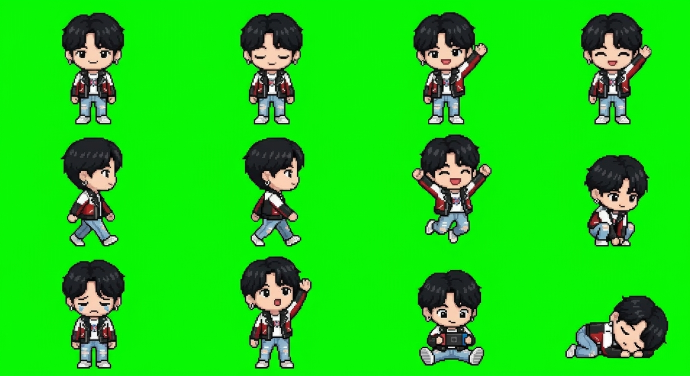
#> input picture personnages/jungkook/tenues/1-seven/planche.png, 1380 x 752 px, given in place of planche-1.png, which was not available (shown at 1/2 size); the run also reads 3 pictures not shown here
$ python construire_atlas.py
#> lines starting #> are read from the running program, lines starting #| are printed output that depends on the picture; after the words box and inside, x2 and y2 are one past the last pixel; in counts of white or black regions, pixels touching at a corner belong together; pictures that were not available may be replaced by others from this repository, and a replacement may not be noted
"""Construit l'atlas d'animation de chaque mascotte a partir de sa planche de poses generee par l'IA.

Entree  : une planche de 12 poses sur fond vert, grille 4 x 3
          (sources/planche-1.png pour Claude, personnages/<nom>/planche.png pour les autres)
          et, pour une star, une seconde planche planche2.png : bisous, coeurs, danse et chant
Sorties : l'atlas (8 colonnes x 10 lignes, 14 avec la seconde planche, cases de 192x208), l'icone,
          deux apercus de controle (assets/ et sources/ pour Claude, personnages/<nom>/ pour les autres)
          et, avec la seconde planche, les petits dessins qui s'envolent (particules.png)

Usage : python outils/construire_atlas.py [nom ...]      (sans nom : toutes les mascottes)
"""
import sys
from pathlib import Path

import numpy as np
from PIL import Image, ImageFilter

RACINE = Path(__file__).resolve().parent.parent

CASE_L, CASE_H = 192, 208      # case de l'atlas (contrat des pets Codex)
SOL = 200                      # ligne du sol (bas des pieds) dans la case
HAUTEUR = 132                  # hauteur de la pose de repos dans la case

POSES = ["repos", "clin", "salut_a", "salut_b", "marche_a", "marche_b",
         "saut", "accroupi", "rate", "attente", "travail", "revue"]

# seconde planche (facultative) : la premiere pose, debout comme au repos, sert de repere de taille
POSES2 = ["repere", "bisou_a", "bisou_b", "coeur_a", "coeur_b",
          "danse_a", "danse_b", "danse_c", "danse_d", "danse_e", "chant_a", "chant_b"]

# (nom, durees en ms) : les 9 premieres lignes ont les memes rythmes que les pets Codex,
# la dixieme donne la pose en l'air, tournee a droite puis a gauche
ETATS = [
    ("idle", [280, 110, 110, 140, 140, 320]),
    ("running-right", [120] * 7 + [220]),
    ("running-left", [120] * 7 + [220]),
    ("waving", [140, 140, 140, 280]),
    ("jumping", [140, 140, 140, 140, 280]),
    ("failed", [140] * 7 + [240]),
    ("waiting", [150] * 5 + [260]),
    ("running", [120] * 5 + [220]),
    ("review", [150] * 5 + [280]),
    ("air", [400, 400]),
    # lignes 10 a 13, avec la seconde planche
    ("kiss", [240, 260, 380, 650]),
    ("heart", [300, 300, 330, 520]),
    ("dance", [250] * 8),
    ("sing", [250] * 8),
]


# poses a reprendre dans planche-retouche.png (le chat saluait avec une patte en trop)
RETOUCHES = {"chat": ("salut_a", "salut_b")}
RETOUCHES2 = ("danse_d",)


def personnages():
    liste = {"claude": dict(planche=RACINE / "sources" / "planche-1.png", atlas=RACINE / "assets" / "claude-atlas.png",
                            icone=RACINE / "assets" / "icone.ico", apercus=RACINE / "sources", clin=clin_visiere)}
    for dossier in sorted((RACINE / "personnages").iterdir()):
        sorties = dict(atlas=dossier / "atlas.png", icone=dossier / "icone.ico", apercus=dossier)
        if dossier.name != "claude" and (dossier / "planche.png").exists():
            liste[dossier.name] = dict(planche=dossier / "planche.png", clin=clin_difference, **sorties)
        elif (dossier / "planche-nes.png").exists():
            liste[dossier.name] = dict(planche=dossier / "planche-nes.png", formes=NES_FORMES, **sorties)
    return liste


# ------------------------------------------------- sprites 8 bits tout faits
# Planche de Super Mario Bros (NES) : la moitie droite regarde a droite. Les sprites sont agrandis
# sans lissage pour garder leurs gros pixels nets : 6 pixels de case par pixel d'origine, ce qui
# laisse le grand Mario (32 pixels de haut) tenir dans une case.
NES_GROS = 16          # agrandissement des sprites avant mise en case
NES_ECHELLE = 0.375    # puis reduction exacte : 16 x 0.375 = 6
NES_TUILE = 96         # un bloc de 16 pixels a la meme echelle

# Une forme = une bande de la planche (y) et, pour chaque pose, (colonne, rangee) parmi ses sprites.
# Suffixe du fichier d'atlas : "" petit Mario, "2" grand Mario, "3" Mario de feu.
NES_FORMES = {
    "": dict(y=(0, 48), poses={"repos": (0, 0), "marche_a": (1, 0), "marche_c": (2, 0), "marche_b": (3, 0),
                               "attente": (4, 0), "saut": (5, 0), "rate": (6, 0), "travail": (4, 1), "travail_b": (5, 1)}),
    "2": dict(y=(52, 85), poses={"repos": (0, 0), "marche_a": (1, 0), "marche_c": (2, 0), "marche_b": (3, 0),
                                 "attente": (4, 0), "saut": (5, 0), "accroupi": (6, 0)}),
    "3": dict(y=(122, 155), poses={"repos": (0, 0), "marche_a": (1, 0), "marche_c": (2, 0), "marche_b": (3, 0),
                                   "attente": (5, 0), "saut": (6, 0), "accroupi": (7, 0)}),
}


# [45 lines left out: functions sprites_nes, objets_nes, not called in this run]


# ---------------------------------------------------------------- decoupage
def masque_fond(a):
    r, g, b = a[..., 0].astype(int), a[..., 1].astype(int), a[..., 2].astype(int)
    return (g - np.maximum(r, b)) > 60


def bandes(profil, mini=12):
    """Intervalles [debut, fin) ou le profil booleen est vrai, en ignorant les miettes."""
    res, debut = [], None
    for i, v in enumerate(list(profil) + [False]):
        if v and debut is None:
            debut = i
        elif not v and debut is not None:
            if i - debut >= mini:
                res.append((debut, i))
            debut = None
    return res


def decouper(a):
    plein = ~masque_fond(a)
    boites = []
    for y0, y1 in bandes(plein.any(axis=1)):
        for x0, x1 in bandes(plein[y0:y1].any(axis=0)):
            ys = np.where(plein[y0:y1, x0:x1].any(axis=1))[0]
            boites.append((x0, y0 + ys[0], x1, y0 + ys[-1] + 1))
    # un filigrane ou une miette dans un coin n'est pas une pose : on ecarte ce qui est bien plus petit que les autres
    aires = [(x1 - x0) * (y1 - y0) for x0, y0, x1, y1 in boites]
    return [b for b, aire in zip(boites, aires) if aire > 0.15 * np.median(aires)]


def detourer(a, boite):
    """Sprite RGBA a la resolution d'origine, fond vert retire et reflets verts neutralises."""
    x0, y0, x1, y1 = boite
    crop = a[y0:y1, x0:x1].copy()
    fond = masque_fond(crop)
    plafond = np.maximum(crop[..., 0], crop[..., 2])
    crop[..., 1] = np.minimum(crop[..., 1], plafond)      # aucun personnage n'a de vert dominant
    rgba = np.dstack([crop, np.where(fond, 0, 255).astype(np.uint8)])
    rgba[fond, :3] = 0
    return rgba


# ------------------------------------------------------------------ clin d'oeil
# L'IA redessine tout le corps dans la pose "yeux fermes". Pour que le corps ne tremble pas a chaque
# clin d'oeil, on garde celui de la pose de repos et on n'y reporte que les yeux.
def filtrer(masque, filtre, taille):
    im = Image.fromarray((masque * 255).astype(np.uint8)).filter(filtre(taille))
    return np.asarray(im) > 127


def dilater(masque, rayon):
    return filtrer(masque, ImageFilter.MaxFilter, 2 * rayon + 1)


def boite_visiere(s):
    """Rectangle englobant de la visiere : la tache sombre qui contient le milieu du visage.
    (Le contour du corps est sombre lui aussi, d'ou le remplissage de proche en proche.)"""
    r, g, b = (s[..., i].astype(int) for i in range(3))
    sombre = (s[..., 3] > 0) & (r < 85) & (g < 70) & (b < 70)
    h, w = sombre.shape
    y, x = int(h * 0.42), w // 2
    while not sombre[y, x]:                    # le milieu peut tomber sur un oeil
        x -= 1
    vu = np.zeros_like(sombre)
    pile = [(y, x)]
    vu[y, x] = True
    while pile:
        y, x = pile.pop()
        for yy, xx in ((y - 1, x), (y + 1, x), (y, x - 1), (y, x + 1)):
            if 0 <= yy < h and 0 <= xx < w and sombre[yy, xx] and not vu[yy, xx]:
                vu[yy, xx] = True
                pile.append((yy, xx))
    ys, xs = np.where(vu)
    return xs.min(), ys.min(), xs.max() + 1, ys.max() + 1, np.median(s[vu][:, :3], axis=0)


def masque_yeux(s, boite):
    x0, y0, x1, y1 = boite[:4]
    r, g, b = (s[..., i].astype(int) for i in range(3))
    clair = (r > 170) & (g > 150) & (b > 110)
    dedans = np.zeros(clair.shape, bool)
    dedans[y0:y1, x0:x1] = True
    return clair & dedans


def clin_visiere(repos, clin):
    """Claude : les yeux sont des traits clairs sur une visiere sombre, on les efface et on les redessine."""
    br, bc = boite_visiere(repos), boite_visiere(clin)
    res = repos.copy()
    res[dilater(masque_yeux(repos, br), 4), :3] = br[4]
    dx = (br[0] + br[2]) // 2 - (bc[0] + bc[2]) // 2
    dy = (br[1] + br[3]) // 2 - (bc[1] + bc[3]) // 2
    ys, xs = np.where(dilater(masque_yeux(clin, bc), 2))
    res[ys + dy, xs + dx] = clin[ys, xs]
    return res


def clin_difference(repos, clin):
    """Les autres : on cale les deux poses l'une sur l'autre et on ne reporte que la zone du visage qui differe."""
    h, w = repos.shape[:2]

    def cale(dx, dy):
        toile = np.zeros_like(repos)
        ch, cw = clin.shape[:2]
        xa, ya, xb, yb = max(dx, 0), max(dy, 0), min(dx + cw, w), min(dy + ch, h)
        toile[ya:yb, xa:xb] = clin[ya - dy:yb - dy, xa - dx:xb - dx]
        return toile

    def ecart(toile):
        d = np.abs(repos[..., :3].astype(int) - toile[..., :3].astype(int)).max(axis=2)
        d[(repos[..., 3] > 0) != (toile[..., 3] > 0)] = 255
        return d

    # depart : pieds alignes ; puis le petit decalage qui fait le mieux coincider les deux dessins
    dx0, dy0 = int(round(centre_pieds(repos) - centre_pieds(clin))), h - clin.shape[0]
    _, dx, dy = min((ecart(cale(dx0 + i, dy0 + j)).mean(), dx0 + i, dy0 + j) for i in range(-6, 7) for j in range(-6, 7))
    toile = cale(dx, dy)

    zone = np.zeros((h, w), bool)
    zone[int(h * 0.08):int(h * 0.72), int(w * 0.12):int(w * 0.88)] = True
    change = filtrer((ecart(toile) > 70) & zone, ImageFilter.MinFilter, 3)      # sans les liseres d'un pixel
    change = dilater(change, 4) & (toile[..., 3] > 0)
    part = change.mean()
    print(f"  clin d'oeil : {part:.1%} du sprite repris de la pose aux yeux fermes")
    if part > 0.25:                                                             # deux dessins trop differents
        return toile
    res = repos.copy()
    res[change] = toile[change]
    return res


# ---------------------------------------------------- coeurs et notes qui s'envolent
# Une bande de tuiles de 16 pixels, dessinees ici pixel par pixel : coeur rose, coeur violet,
# coeur rouge, croche, double croche. La mascotte les agrandit sans lissage.
COEUR = ["................",
         "..oooo....oooo..",
         ".offffo..offffo.",
         "offhhffooffffffo",
         "offhffffffffffso",
         "offfffffffffffso",
         "offfffffffffffso",
         ".offfffffffffso.",
         "..offfffffffso..",
         "...offfffffso...",
         "....offfffso....",
         ".....offfso.....",
         "......offo......",
         ".......oo.......",
         "................",
         "................"]
NOTE = ["................",
        "......##........",
        "......###.......",
        "......####......",
        "......#.###.....",
        "......#..##.....",
        "......#...#.....",
        "......#...#.....",
        "......#..#......",
        "......#.........",
        "...####.........",
        "..#####.........",
        "..#####.........",
        "...###..........",
        "................",
        "................"]
DOUBLE_NOTE = ["................",
               ".....########...",
               ".....########...",
               ".....#......#...",
               ".....#......#...",
               ".....#......#...",
               ".....#......#...",
               ".....#......#...",
               ".....#......#...",
               "..####...####...",
               ".#####..#####...",
               ".#####..#####...",
               "..###....###....",
               "................",
               "................",
               "................"]


def particules(chemin):
    tuiles = []
    # coeur : o contour sombre, f remplissage, h reflet, s ombre
    for teinte, sombre in (((255, 95, 162), (110, 20, 64)), ((165, 100, 235), (60, 25, 105)), ((235, 45, 65), (100, 10, 22))):
        couleurs = {"o": (*sombre, 255), "f": (*teinte, 255), "h": (255, 240, 248, 255),
                    "s": (*(int(c * 0.82) for c in teinte), 255)}
        t = np.zeros((16, 16, 4), np.uint8)
        for y, ligne in enumerate(COEUR):
            for x, c in enumerate(ligne):
                if c in couleurs:
                    t[y, x] = couleurs[c]
        tuiles.append(t)
    # notes : violet fonce, avec un liseré clair pour se voir sur tous les fonds
    for dessin in (NOTE, DOUBLE_NOTE):
        forme = np.array([[c == "#" for c in ligne] for ligne in dessin])
        lisere = dilater(forme, 1) & ~forme
        t = np.zeros((16, 16, 4), np.uint8)
        t[lisere] = (250, 245, 255, 230)
        t[forme] = (70, 30, 120, 255)
        tuiles.append(t)
    Image.fromarray(np.concatenate(tuiles, axis=1), "RGBA").save(chemin)
    print(f"  particules ecrites : {chemin.name}")


# ------------------------------------------------------------ pose des images
def centre_pieds(s):
    bas = s[int(s.shape[0] * 0.9):, :, 3] > 0
    cols = np.where(bas.any(axis=0))[0]
    return (cols[0] + cols[-1] + 1) / 2


class Atelier:
    def __init__(self, sprites, echelle=None, k=None):
        self.sprites = sprites
        self.net = echelle is not None          # gros pixels nets : ni lissage ni ecrasement
        # on aligne les poses sur le milieu des pieds ; les sprites 8 bits, deja cadres, sur leur milieu
        self.cx = {n: s.shape[1] / 2 if self.net else centre_pieds(s) for n, s in sprites.items()}
        # la pose de repos donne l'echelle, sauf si une pose plus large ou plus haute ne tenait pas dans la case
        large = max(max(c, s.shape[1] - c) for s, c in ((s, self.cx[n]) for n, s in sprites.items()))
        haut = max(s.shape[0] for s in sprites.values())
        self.k = k or echelle or min(HAUTEUR / sprites["repos"].shape[0], (CASE_L / 2 - 4) / large, (SOL - 6) / haut)

    def image(self, nom, dx=0, dy=0, e=0, m=False):
        """Une case de l'atlas. e = ecrasement (respiration, appui), m = miroir."""
        s, cx = self.sprites[nom], self.cx[nom]
        if m:
            s, cx = s[:, ::-1], s.shape[1] - cx
        if self.net:
            e = 0
        kx, ky = self.k * (1 + 0.012 * e), self.k * (1 - 0.022 * e)
        l, h = max(1, round(s.shape[1] * kx)), max(1, round(s.shape[0] * ky))
        im = Image.fromarray(np.ascontiguousarray(s), "RGBA").convert("RGBa")
        im = im.resize((l, h), Image.Resampling.NEAREST if self.net else Image.Resampling.LANCZOS).convert("RGBA")
        x0, y0 = round(CASE_L / 2 - cx * kx) + dx, SOL - h + dy
        if x0 < 0 or y0 < 0 or x0 + l > CASE_L or y0 + h > CASE_H:
            print(f"  attention : {nom} deborde de la case ({x0},{y0} {l}x{h})")
        toile = Image.new("RGBA", (CASE_L * 3, CASE_H * 3), (0, 0, 0, 0))
        toile.alpha_composite(im, (x0 + CASE_L, y0 + CASE_H))
        return toile.crop((CASE_L, CASE_H, 2 * CASE_L, 2 * CASE_H))


def lire_planche(chemin, poses):
    a = np.asarray(Image.open(chemin).convert("RGB"))
    boites = decouper(a)
    print(f"  {chemin.name} : {len(boites)} poses trouvees")
    assert len(boites) == len(poses), f"{chemin.name} doit contenir {len(poses)} poses bien separees"
    return {n: detourer(a, b) for n, b in zip(poses, boites)}


def redimensionner(s, k):
    im = Image.fromarray(np.ascontiguousarray(s), "RGBA").convert("RGBa")
    im = im.resize((max(1, round(s.shape[1] * k)), max(1, round(s.shape[0] * k))), Image.Resampling.LANCZOS)
    return np.asarray(im.convert("RGBA"))


def construire(nom, perso):
    print(f"== {nom}")
    if "formes" in perso:
        for suffixe, forme in perso["formes"].items():
            sprites = sprites_nes(perso["planche"], forme)
            assembler(sprites, Atelier(sprites, NES_ECHELLE), perso, suffixe)
        objets_nes(perso)
        return
    sprites = lire_poses(nom, perso, perso["planche"])
    if perso["planche"].with_name("planche2.png").exists():
        particules(perso["atlas"].with_name("particules.png"))
    atelier = Atelier(sprites)
    assembler(sprites, atelier, perso, "")

    # tenues : personnages/<nom>/tenues/<n>-<tenue>/planche.png et planche2.png, memes poses aux memes places,
    # seuls les vetements changent. Chacune donne un atlas complet, tenue<n>.png, a la meme echelle.
    tenues = perso["planche"].parent / "tenues"
    if not tenues.is_dir():
        return
    for dossier in sorted(tenues.iterdir(), key=lambda d: int(d.name.split("-")[0])):
        if not (dossier / "planche.png").exists() or not (dossier / "planche2.png").exists():
            print(f"  tenue {dossier.name} : il manque une planche, ignoree")
            continue
        print(f"  -- tenue {dossier.name}")
        t = lire_poses(nom, perso, dossier / "planche.png")
        k = sprites["repos"].shape[0] / t["repos"].shape[0]
        if abs(k - 1) > 0.01:
            print(f"  remise a la taille de la tenue de base : x{k:.3f}")
            t = {n: redimensionner(s, k) for n, s in t.items()}
        sortie = dict(perso, atlas=perso["atlas"].with_name(f"tenue{dossier.name.split('-')[0]}.png"), apercus=dossier)
        assembler(t, Atelier(t, k=atelier.k), sortie, "", icone=False)


def lire_poses(nom, perso, planche):
    """Les 12 poses d'une planche (et les 11 de sa seconde planche s'il y en a une), detourees."""
    sprites = lire_planche(planche, POSES)
#> in lire_planche, a is the input picture: shape (752, 1380, 3); mean R, G, B 27.4, 211, 21.4
#> in masque_fond, `return (g - np.maximum(r, b)) > 60`:
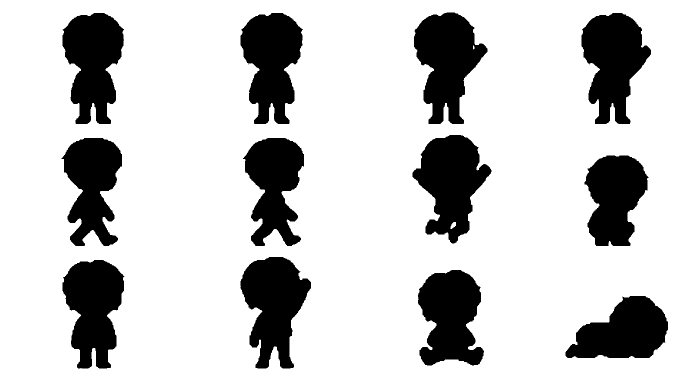
#> returned value: shape (752, 1380) bool (shown at 1/2 size); 78.8% white; 13 black regions (1 under 20 px), largest, box (x1, y1, x2, y2) and area: (828, 25, 975, 248) 19780, (825, 270, 983, 487) 19612, (1163, 26, 1302, 248) 19521
#> the loop in decouper, `for y0, y1 in bandes(plein.any(axis=1)):` made 3 passes
#> (y0, y1) on passes 1 to 3: (25, 248), (270, 492), (514, 737)
#> after the loop in decouper, `for y0, y1 in bandes(plein.any(axis=1)):`: boites = 12 items, first 6: (125, 26, 248, 248), (481, 26, 606, 248), (828, 25, 975, 248), (1163, 26, 1302, 248), (123, 276, 244, 492), (486, 276, 608, 492)
#> in decouper, `aires = [(x1 - x0) * (y1 - y0) for x0, y0, x1, y1 in boites]`: aires = [27306, 27750, 32781, 30858, 26136, 26352, 34286, 23168, 26908, 31443, 25212, 25420]
#|   planche-1.png : 12 poses trouvees
#> call 2 of detourer, with boite = (481, 26, 606, 248)
#> in detourer (call 2), `x0, y0, x1, y1 = boite`: x0 = 481; y0 = 26; x1 = 606; y1 = 248
#> in detourer (call 2), `rgba = np.dstack([crop, np.where(fond, 0, 255).astype(np.uint8)])`:
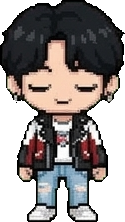
#> rgba: shape (222, 125, 4); mean R, G, B, A 71, 65.2, 62.3, 173.3; transparent parts drawn white
#> call 3 of detourer, with boite = (828, 25, 975, 248)
#> in detourer (call 3), `x0, y0, x1, y1 = boite`: x0 = 828; y0 = 25; x1 = 975
#> in detourer (call 3), `plafond = np.maximum(crop[..., 0], crop[..., 2])`:
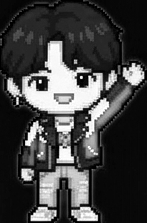
#> plafond: shape (223, 147); min 0, max 255, mean 66.9
#> in detourer (call 3), `rgba = np.dstack([crop, np.where(fond, 0, 255).astype(np.uint8)])`:
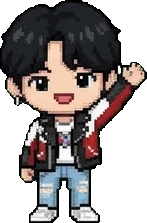
#> rgba: shape (223, 147, 4); mean R, G, B, A 63.6, 56.9, 54.3, 153.9; transparent parts drawn white
#> call 4 of detourer, with boite = (1163, 26, 1302, 248)
#> in detourer (call 4), `x0, y0, x1, y1 = boite`: x0 = 1163; y0 = 26; x1 = 1302
#> in detourer (call 4), `crop = a[y0:y1, x0:x1].copy()`:
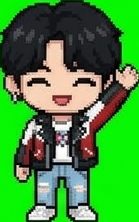
#> crop: shape (222, 139, 3); mean R, G, B 67.4, 142.6, 57.8
#> in masque_fond (call 5), `r, g, b = a[..., 0].astype(int), a[..., 1].astype(int), a[..., 2].asty..`:
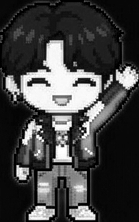
#> r: shape (222, 139) int64; min 0, max 255, mean 67.4
#> in masque_fond (call 5), `r, g, b = a[..., 0].astype(int), a[..., 1].astype(int), a[..., 2].asty..`:
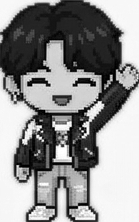
#> g: shape (222, 139) int64; min 0, max 255, mean 142.6
#> (the rest of the program and of its run is left out)
